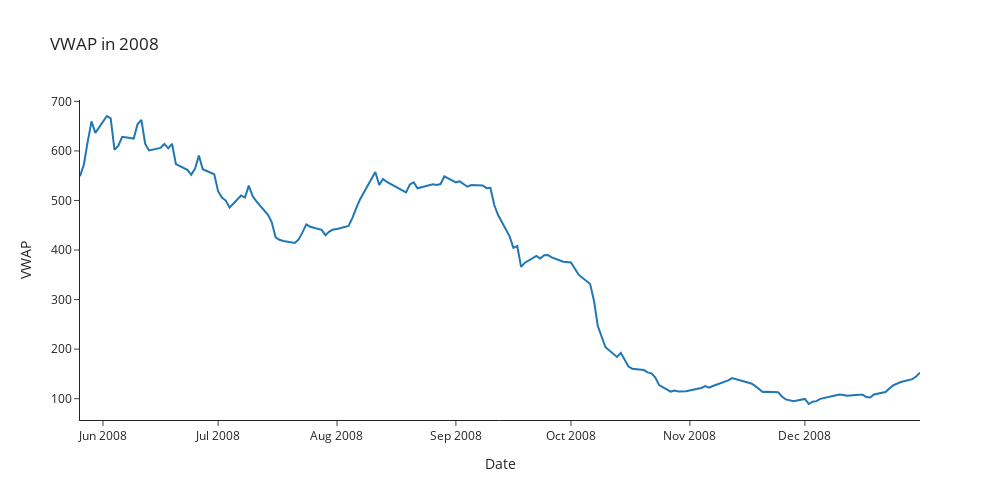

The code cell stored with this chart in its notebook:
### Code cell
fig = go.Figure([go.Scatter(x=Train_Dataset.loc['2008', 'VWAP'].index,y=Train_Dataset.loc['2008', 'VWAP'])])
fig.update_layout(
    autosize=False,
    width=1000,
    height=500,
    title='VWAP in 2008',
    template="simple_white",
)
fig.update_xaxes(title="Date")
fig.update_yaxes(title="VWAP")

fig.show()

### Figure 1 — Plotly figure (JSON) as saved in the notebook; plotly's stock layout.template omitted (floating-point values rounded to 4 significant figures; data arrays with more than 128 entries replaced by an {"elided": "..."} marker saying what was removed)
{"data": [{"type": "scatter", "x": {"elided": "149 str values"}, "y": {"elided": "149 float values"}}], "layout": {"autosize": false, "height": 500, "title": {"text": "VWAP in 2008"}, "width": 1000, "xaxis": {"title": {"text": "Date"}}, "yaxis": {"title": {"text": "VWAP"}}}}
